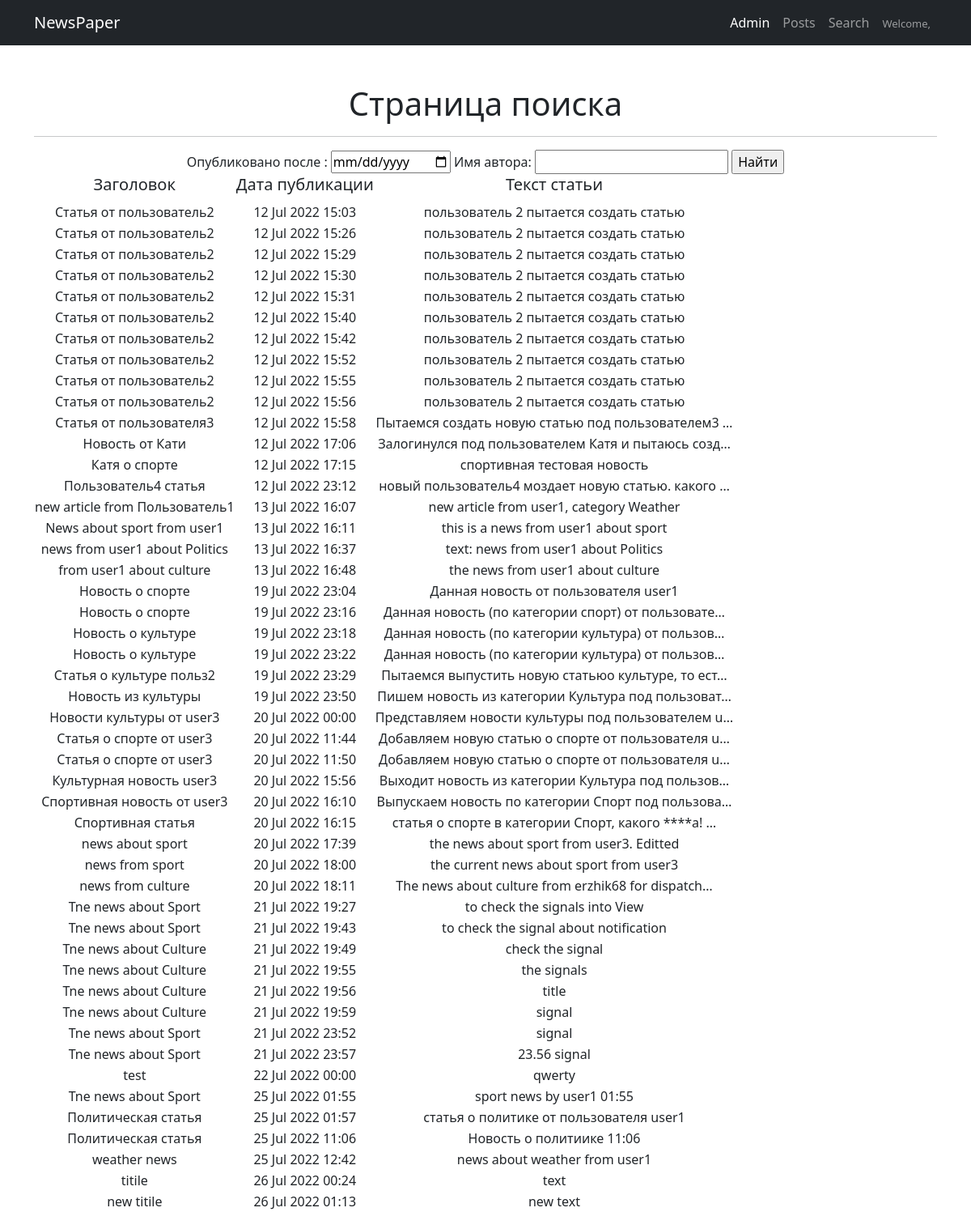
/search/, run on an earlier commit of the app's database.
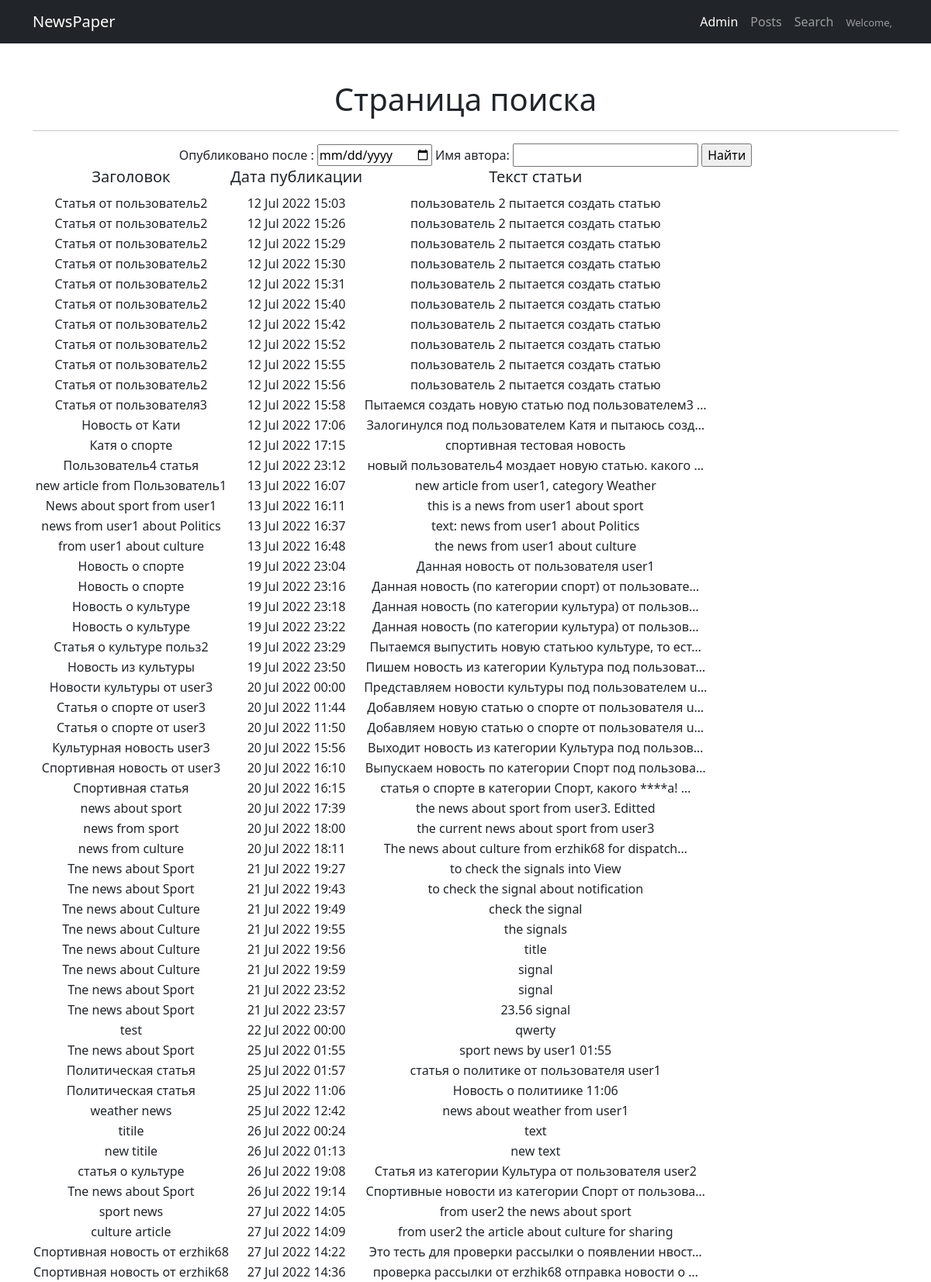
And on a later commit of the database.
### newapp/models.py (models this page shows, shortened)
class Post(models.Model):
    NEWS = 'NW'
    ARTICLE = 'AT'
    TYPE_POST_CHOICES = [(NEWS, 'Новости'), (ARTICLE, 'Статья'),]
    post_type = models.CharField("Тип", max_length=2, choices=TYPE_POST_CHOICES, default=NEWS)
    post_author = models.ForeignKey(Author, on_delete=models.CASCADE, verbose_name="Имя автора")
    post_date_time = models.DateTimeField("Дата публикации (ГГГГ-ММ-ДД)", auto_now_add=True)
    post_category = models.ManyToManyField(Category, through='PostCategory', blank=False, verbose_name="Категория", related_name='posts')
    post_title = models.CharField("Заголовок", max_length=100)
    post_text = models.TextField("Текст")
    post_rating = models.IntegerField(default=0)

### newapp/views.py (the view)
# urls.py: path('search/', PostsSearch.as_view()),
class PostsSearch(ListView):
    model = Post
    template_name = 'newapp/search.html'
    context_object_name = 'posts'
    def get_context_data(self, **kwargs):
        context = super().get_context_data(**kwargs)
        context['filter'] = PostFilter(self.request.GET,
                                       queryset=self.get_queryset())  # вписываем наш фильтр в контекст
        return context

### newapp/templatetags/custom_filters.py (called while the page is built)
@register.filter(name='censor')
def censor(value, arg):
    list_bad_words = ['черт', 'блин', 'капец', 'дерьмо', 'хрен', 'чёрт']
    value_edited = value
    value_final = ''
    for word in list_bad_words:
        value_edited = value_edited.lower()
        value_temp = value_edited.replace(word, arg * len(word))
        value_edited = value_temp
    for i in range(0, len(value)):
        if (value[i] != value_edited[i]) & (value_edited[i].isalpha()):
            temp = value_edited[i].upper()
            value_final += temp
        else:
            value_final += value_edited[i]
    return value_final

### templates/newapp/search.html (shortened to what this page needs)
{% extends 'default.html' %}
{% load custom_filters %}
{% block content %}
    <h1>Страница поиска</h1>
    <hr>
    <form method="GET">
        {{ filter.form }}
        <input type="submit" value="Найти">
    </form>
    {% if posts %}
        <table>
            <tr>
                <td>
                    <h5>Заголовок</h5>
                </td>
                <td>
                    <h5>Дата публикации</h5>
                </td>
                <td>
                    <h5>Текст статьи</h5>
                </td>
            </tr>
        {% for post in filter.qs %}
            <tr>
                <td>
                    {{ post.post_title|censor:'*' }}
                </td>
                <td>
                    {{ post.post_date_time|date:'d M Y H:i' }}
                </td>
                <td>
                    {{ post.post_text|censor:'*'|truncatechars:50 }}
                </td>
            </tr>
        {% endfor %}
        </table>
    {% else %}
        <h2>Новостей нет!</h2>
    {% endif %}
{% endblock content %}

### templates/default.html (shortened to what this page needs)
{% load static %}
<!DOCTYPE html>
<html lang="en">
    <head>
        <link href="{% static 'css/styles.css' %}" rel="stylesheet" />
    </head>
    <body>
        <nav class="navbar navbar-expand-lg navbar-dark bg-dark">
            <div class="container">
                <a class="navbar-brand" href="#">NewsPaper</a>
                <div class="collapse navbar-collapse" id="navbarSupportedContent">
                    <ul class="navbar-nav ms-auto mb-2 mb-lg-0">
                        <li class="nav-item"><a class="nav-link active" aria-current="page" href="/admin/">Admin</a></li>
                        <li class="nav-item"><a class="nav-link" href="/posts/">Posts</a></li>
                        <li class="nav-item"><a class="nav-link" href="/posts/search/">Search</a></li>
                        <li class="nav-item"><a class="nav-link" href="#"><font size="-1.5">Welcome, {{ request.user.username }}</font></a></li>
                    </ul>
                </div>
            </div>
        </nav>
        <div class="container">
            <div class="text-center mt-5">
                {% block content %}
                {% endblock content %}
            </div>
        </div>
    </body>
</html>

What changed in the data, as far as the page shows it:
added Post: post_title|censor "статья о культуре", post_date_time "26 Jul 2022 19:08", post_text|censor "Статья из категории Культура от пользователя user2"
added Post: post_title|censor "Tne news about Sport", post_date_time "26 Jul 2022 19:14", post_text|censor "Спортивные новости из категории Спорт от пользова…"
added Post: post_title|censor "sport news", post_date_time "27 Jul 2022 14:05", post_text|censor "from user2 the news about sport"
added Post: post_title|censor "culture article", post_date_time "27 Jul 2022 14:09", post_text|censor "from user2 the article about culture for sharing"
added Post: post_title|censor "Спортивная новость от erzhik68", post_date_time "27 Jul 2022 14:22", post_text|censor "Это тесть для проверки рассылки о появлении нвост…"
added Post: post_title|censor "Спортивная новость от erzhik68", post_date_time "27 Jul 2022 14:36", post_text|censor "проверка рассылки от erzhik68 отправка новости о …"
